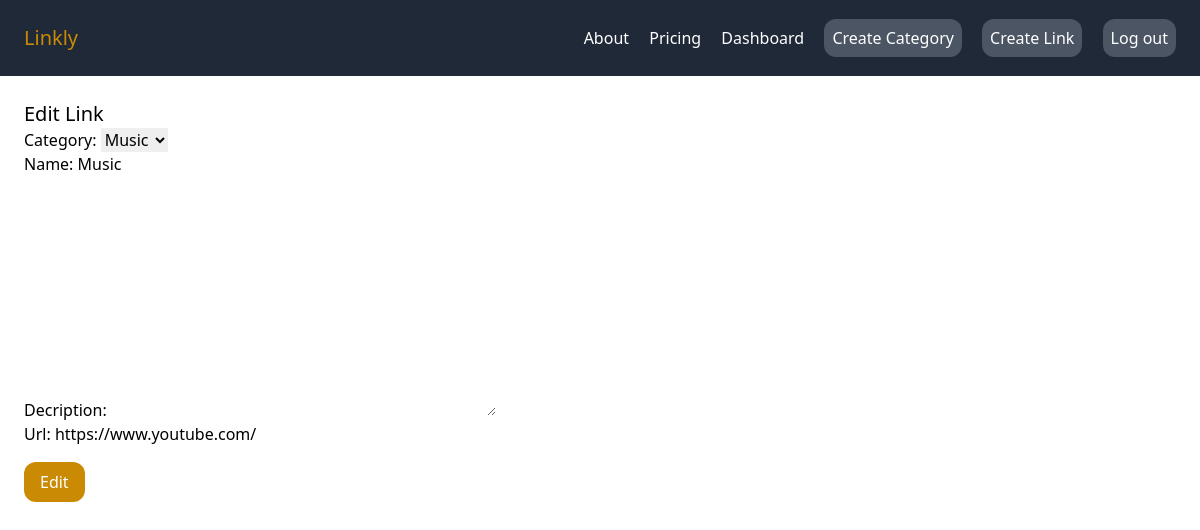
Screenshot of /link/edit_link/15/ (signed in) with the database file from the repository.
### link/models.py (models this page shows, shortened)
class Link(models.Model):
    category = models.ForeignKey(Category, related_name='links', on_delete=models.CASCADE)
    name = models.CharField(max_length=225)
    decription = models.TextField(null=True, blank=True)
    url = models.CharField(max_length=225)
    created_by = models.ForeignKey(User, related_name="links", on_delete=models.CASCADE)
    created_at = models.DateField(auto_now_add=True)

class Category(models.Model):
    name = models.CharField(max_length=225)
    created_by = models.ForeignKey(User, related_name="categories", on_delete=models.CASCADE)
    created_at = models.DateField(auto_now_add=True)
    def __str__(self):
        return self.name

### link/views.py (the view)
# urls.py: path("edit_link/<int:pk>/", views.edit_link, name="edit_link" ),
@login_required
def edit_link(request, pk):
    link = Link.objects.get(id=pk)
    form = LinkForm(request.POST or None, instance=link)
    if form.is_valid():
            link = form.save(commit=False)
            link.created_by = request.user
            link.save()
            return redirect('/dashboard/')
    else:
        form = LinkForm(instance=link)
        return render(request, 'link/edit_link.html', {'form': form})

### link/forms.py
class LinkForm(forms.ModelForm):
    class Meta:
        model=Link
        fields=('category', 'name', 'decription', 'url',)

### link/templates/link/edit_link.html (shortened to what this page needs)
{% extends 'core/base.html' %}
{% block content %}
<h1 class="text-xl">Edit Link</h1>
<form method="post" action=".">
 {{ form.as_p }}
 <button class="mt-4 py-2 px-4 bg-yellow-600 text-white rounded-xl">Edit</button>
</form>
{% endblock %}

### rows the page displays
Link: category "Music", url "https://www.youtube.com/"
Category: name "Music"
